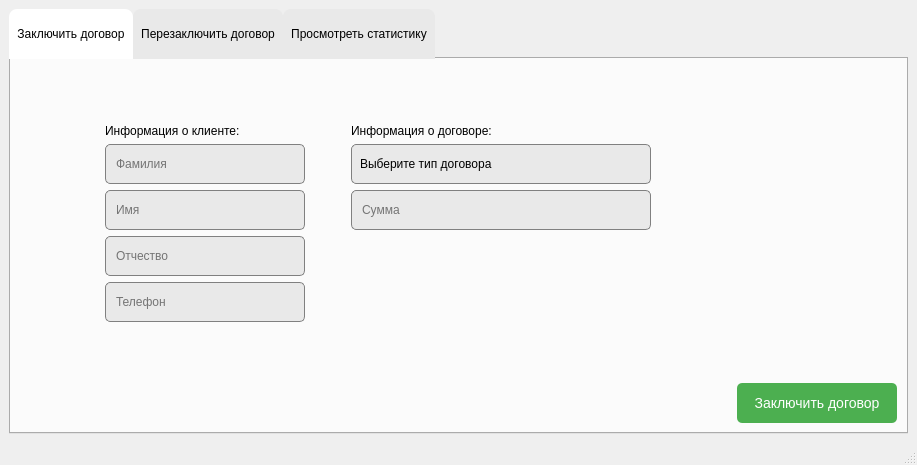
<?xml version="1.0" encoding="UTF-8"?>
<ui version="4.0">
 <class>AgentWindow</class>
 <widget class="QMainWindow" name="AgentWindow">
  <property name="geometry">
   <rect>
    <x>0</x>
    <y>0</y>
    <width>917</width>
    <height>465</height>
   </rect>
  </property>
  <property name="windowTitle">
   <string>MainWindow</string>
  </property>
  <widget class="QWidget" name="centralwidget">
   <layout class="QHBoxLayout" name="horizontalLayout">
    <item>
     <widget class="QTabWidget" name="tabWidget">
      <property name="styleSheet">
       <string notr="true">QTabBar::tab { 
	font: 500 8pt &quot;Montserrat Medium&quot;;
    background:	#e9e9e9;
    border-top-left-radius: 8px;
    border-top-right-radius: 8px;
	height: 34 px;
	padding: 8px;
}

QTabBar::tab:selected {
    background-color: white;
}
</string>
      </property>
      <property name="currentIndex">
       <number>0</number>
      </property>
      <widget class="QWidget" name="ConcludeTab">
       <attribute name="title">
        <string>Заключить договор</string>
       </attribute>
       <layout class="QHBoxLayout" name="horizontalLayout_2">
        <item>
         <layout class="QGridLayout" name="gridLayout">
          <item row="3" column="0">
           <spacer name="horizontalSpacer_10">
            <property name="orientation">
             <enum>Qt::Horizontal</enum>
            </property>
            <property name="sizeType">
             <enum>QSizePolicy::Fixed</enum>
            </property>
            <property name="sizeHint" stdset="0">
             <size>
              <width>80</width>
              <height>20</height>
             </size>
            </property>
           </spacer>
          </item>
          <item row="5" column="1">
           <widget class="PhoneEdit" name="Phone">
            <property name="minimumSize">
             <size>
              <width>0</width>
              <height>40</height>
             </size>
            </property>
            <property name="styleSheet">
             <string notr="true">QLineEdit {
	font: 500 9pt &quot;Montserrat Medium&quot;;
   background: #e9e9e9;
	border-radius: 5px;
	padding: 8px;
	border: 1px solid gray;
}

QLineEdit:focus {
    border-color: #5fbaeb;
}
</string>
            </property>
            <property name="maxLength">
             <number>18</number>
            </property>
            <property name="placeholderText">
             <string>Телефон</string>
            </property>
           </widget>
          </item>
          <item row="2" column="0">
           <spacer name="horizontalSpacer_9">
            <property name="orientation">
             <enum>Qt::Horizontal</enum>
            </property>
            <property name="sizeType">
             <enum>QSizePolicy::Expanding</enum>
            </property>
            <property name="sizeHint" stdset="0">
             <size>
              <width>40</width>
              <height>20</height>
             </size>
            </property>
           </spacer>
          </item>
          <item row="2" column="5">
           <spacer name="horizontalSpacer_8">
            <property name="orientation">
             <enum>Qt::Horizontal</enum>
            </property>
            <property name="sizeHint" stdset="0">
             <size>
              <width>40</width>
              <height>20</height>
             </size>
            </property>
           </spacer>
          </item>
          <item row="0" column="2">
           <spacer name="verticalSpacer_3">
            <property name="orientation">
             <enum>Qt::Vertical</enum>
            </property>
            <property name="sizeType">
             <enum>QSizePolicy::MinimumExpanding</enum>
            </property>
            <property name="sizeHint" stdset="0">
             <size>
              <width>20</width>
              <height>20</height>
             </size>
            </property>
           </spacer>
          </item>
          <item row="4" column="1">
           <widget class="QLineEdit" name="Patronymic">
            <property name="minimumSize">
             <size>
              <width>0</width>
              <height>40</height>
             </size>
            </property>
            <property name="styleSheet">
             <string notr="true">QLineEdit {
	font: 500 9pt &quot;Montserrat Medium&quot;;
   background: #e9e9e9;
	border-radius: 5px;
	padding: 8px;
	border: 1px solid gray;
}

QLineEdit:focus {
    border-color: #5fbaeb;
}
</string>
            </property>
            <property name="placeholderText">
             <string>Отчество</string>
            </property>
           </widget>
          </item>
          <item row="2" column="3">
           <widget class="QComboBox" name="TypeContract">
            <property name="minimumSize">
             <size>
              <width>300</width>
              <height>40</height>
             </size>
            </property>
            <property name="styleSheet">
             <string notr="true">QComboBox {
	font: 500 9pt &quot;Montserrat Medium&quot;;
   background: #e9e9e9;
	border-radius: 5px;
	padding: 8px;
	border: 1px solid gray;
}

QComboBox:editable {
    background: #5fbaeb;
}

QComboBox:!editable:on, QComboBox::drop-down:editable:on {
    background: #cdcdcd;
}

QComboBox::drop-down {
	subcontrol-origin: padding;
	subcontrol-position: top right;
	width: 25px;
	border-left-width: 1px;
}

QComboBox::down-arrow {
   image: url(:/images/resources/CheckMark.png);
	width: 12px;
	height: 12px;
}
QComboBox QAbstractItemView::item {
height: 40px;
}
</string>
            </property>
            <property name="placeholderText">
             <string>Выберите тип договора</string>
            </property>
            <item>
             <property name="text">
              <string>Добровольное медицинское страхование</string>
             </property>
            </item>
            <item>
             <property name="text">
              <string>Страхование домашнего имущества</string>
             </property>
            </item>
            <item>
             <property name="text">
              <string>Страхование автотранспорта</string>
             </property>
            </item>
           </widget>
          </item>
          <item row="2" column="2">
           <spacer name="horizontalSpacer_6">
            <property name="orientation">
             <enum>Qt::Horizontal</enum>
            </property>
            <property name="sizeType">
             <enum>QSizePolicy::Minimum</enum>
            </property>
            <property name="sizeHint" stdset="0">
             <size>
              <width>40</width>
              <height>20</height>
             </size>
            </property>
           </spacer>
          </item>
          <item row="2" column="4">
           <spacer name="horizontalSpacer_7">
            <property name="orientation">
             <enum>Qt::Horizontal</enum>
            </property>
            <property name="sizeType">
             <enum>QSizePolicy::Minimum</enum>
            </property>
            <property name="sizeHint" stdset="0">
             <size>
              <width>40</width>
              <height>20</height>
             </size>
            </property>
           </spacer>
          </item>
          <item row="6" column="2">
           <spacer name="verticalSpacer_4">
            <property name="orientation">
             <enum>Qt::Vertical</enum>
            </property>
            <property name="sizeType">
             <enum>QSizePolicy::MinimumExpanding</enum>
            </property>
            <property name="sizeHint" stdset="0">
             <size>
              <width>20</width>
              <height>20</height>
             </size>
            </property>
           </spacer>
          </item>
          <item row="1" column="1">
           <widget class="QLabel" name="label">
            <property name="styleSheet">
             <string notr="true">QLabel {
	font: 500 11pt &quot;Montserrat Medium&quot;;
}
</string>
            </property>
            <property name="text">
             <string>Информация о клиенте:</string>
            </property>
           </widget>
          </item>
          <item row="3" column="3">
           <widget class="NumberEdit" name="Summa">
            <property name="minimumSize">
             <size>
              <width>0</width>
              <height>40</height>
             </size>
            </property>
            <property name="styleSheet">
             <string notr="true">QLineEdit {
	font: 500 9pt &quot;Montserrat Medium&quot;;
   background: #e9e9e9;
	border-radius: 5px;
	padding: 8px;
	border: 1px solid gray;
}

QLineEdit:focus {
    border-color: #5fbaeb;
}
</string>
            </property>
            <property name="placeholderText">
             <string>Сумма</string>
            </property>
           </widget>
          </item>
          <item row="7" column="5">
           <layout class="QHBoxLayout" name="horizontalLayout_5">
            <property name="rightMargin">
             <number>0</number>
            </property>
            <item>
             <spacer name="horizontalSpacer_11">
              <property name="orientation">
               <enum>Qt::Horizontal</enum>
              </property>
              <property name="sizeHint" stdset="0">
               <size>
                <width>40</width>
                <height>20</height>
               </size>
              </property>
             </spacer>
            </item>
            <item>
             <widget class="QPushButton" name="ConcludeContractButton">
              <property name="minimumSize">
               <size>
                <width>160</width>
                <height>40</height>
               </size>
              </property>
              <property name="styleSheet">
               <string notr="true">QPushButton {
font: 500 14pt &quot;Montserrat Medium&quot;;
    background-color: #4CAF50; 
    color: white; 
    border: none;
    font-size: 14px;
    border-radius: 5px; 
}
QPushButton:hover {
    background-color: #45a049;
}
QPushButton:pressed {
    background-color: #357a38; 
}</string>
              </property>
              <property name="text">
               <string>Заключить договор</string>
              </property>
             </widget>
            </item>
           </layout>
          </item>
          <item row="2" column="1">
           <widget class="QLineEdit" name="LastName">
            <property name="minimumSize">
             <size>
              <width>200</width>
              <height>40</height>
             </size>
            </property>
            <property name="styleSheet">
             <string notr="true">QLineEdit {
	font: 500 9pt &quot;Montserrat Medium&quot;;
   background: #e9e9e9;
	border-radius: 5px;
	padding: 8px;
	border: 1px solid gray;
}

QLineEdit:focus {
    border-color: #5fbaeb;
}
</string>
            </property>
            <property name="placeholderText">
             <string>Фамилия</string>
            </property>
           </widget>
          </item>
          <item row="1" column="3">
           <widget class="QLabel" name="label_2">
            <property name="styleSheet">
             <string notr="true">QLabel {
	font: 500 11pt &quot;Montserrat Medium&quot;;
}
</string>
            </property>
            <property name="text">
             <string>Информация о договоре:</string>
            </property>
           </widget>
          </item>
          <item row="3" column="1">
           <widget class="QLineEdit" name="FirstName">
            <property name="minimumSize">
             <size>
              <width>0</width>
              <height>40</height>
             </size>
            </property>
            <property name="styleSheet">
             <string notr="true">QLineEdit {
	font: 500 9pt &quot;Montserrat Medium&quot;;
   background: #e9e9e9;
	border-radius: 5px;
	padding: 8px;
	border: 1px solid gray;
}

QLineEdit:focus {
    border-color: #5fbaeb;
}
</string>
            </property>
            <property name="placeholderText">
             <string>Имя</string>
            </property>
           </widget>
          </item>
         </layout>
        </item>
       </layout>
      </widget>
      <widget class="QWidget" name="RenegotiateContract">
       <attribute name="title">
        <string>Перезаключить договор</string>
       </attribute>
       <layout class="QVBoxLayout" name="verticalLayout">
        <item>
         <widget class="QStackedWidget" name="stackedWidgetRenegotiateContract">
          <widget class="QWidget" name="page"/>
          <widget class="QWidget" name="page_2"/>
         </widget>
        </item>
       </layout>
      </widget>
      <widget class="QWidget" name="StatisticTab">
       <attribute name="title">
        <string>Просмотреть статистику</string>
       </attribute>
       <layout class="QHBoxLayout" name="horizontalLayout_6">
        <item>
         <widget class="QTableView" name="statisticView">
          <property name="styleSheet">
           <string notr="true">QTableView {
    color: black; /*цвет текста внутри таблицы*/
    gridline-color: black /*цвет сетки*/;
}
QHeaderView::section {
	background-color: #e9e9e9; /*цвет названия солбцов и номеров строки*/
   color: black; /*цвет текста хэдеров*/
}

QScrollBar:horizontal 
{
   background-color: #e9e9e9;
	border: 1px solid  #7a7a7a;
}


QScrollBar::handle:horizontal 
{
    background-color: #aeaeae;
}

QScrollBar::add-line:horizontal, 
QScrollBar::sub-line:horizontal,
QScrollBar::add-page:horizontal, 
QScrollBar::sub-page:horizontal 
{
    width: 0px;
    background-color: transparent;
}


QScrollBar:vertical 
{
  	background-color: #e9e9e9;
	border: 1px solid  #7a7a7a;
}

QScrollBar::handle:vertical 
{
    background-color: #aeaeae;
}


QScrollBar::add-line:vertical, 
QScrollBar::sub-line:vertical,
QScrollBar::add-page:vertical, 
QScrollBar::sub-page:vertical 
{
    height: 0px;
    background-color: transparent;
}</string>
          </property>
         </widget>
        </item>
       </layout>
      </widget>
     </widget>
    </item>
   </layout>
  </widget>
  <widget class="QMenuBar" name="menubar">
   <property name="geometry">
    <rect>
     <x>0</x>
     <y>0</y>
     <width>917</width>
     <height>17</height>
    </rect>
   </property>
  </widget>
  <widget class="QStatusBar" name="statusbar"/>
 </widget>
 <customwidgets>
  <customwidget>
   <class>PhoneEdit</class>
   <extends>QLineEdit</extends>
   <header>phoneedit.h</header>
  </customwidget>
  <customwidget>
   <class>NumberEdit</class>
   <extends>QLineEdit</extends>
   <header>numberedit.h</header>
  </customwidget>
 </customwidgets>
 <tabstops>
  <tabstop>tabWidget</tabstop>
  <tabstop>LastName</tabstop>
  <tabstop>FirstName</tabstop>
  <tabstop>Patronymic</tabstop>
  <tabstop>Phone</tabstop>
  <tabstop>TypeContract</tabstop>
  <tabstop>Summa</tabstop>
  <tabstop>ConcludeContractButton</tabstop>
  <tabstop>statisticView</tabstop>
 </tabstops>
 <resources/>
 <connections/>
</ui>
